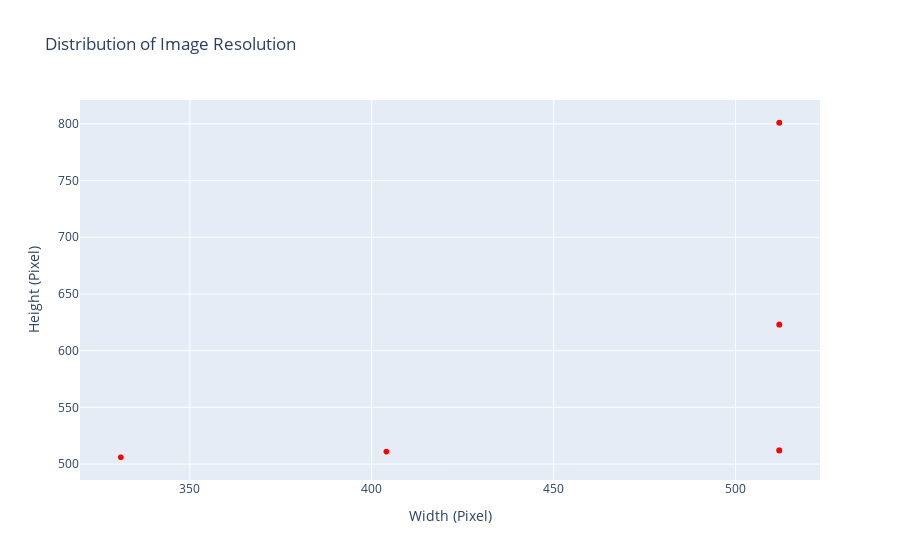

The cell this chart's notebook holds for it:
### Code cell
fig = px.scatter(x = resolutions[:,0], y = resolutions[:,1], title = "Distribution of Image Resolution")
fig.update_layout(
    xaxis_title = "Width (Pixel)",
    yaxis_title = "Height (Pixel)",
    showlegend = False,
    hovermode = "closest"
)
fig.update_traces(marker = dict(color="red"))
fig.show()

### Figure 1 — Plotly figure (JSON) as saved in the notebook; plotly's stock layout.template omitted (floating-point values rounded to 4 significant figures; data arrays with more than 128 entries replaced by an {"elided": "..."} marker saying what was removed)
{"data": [{"hovertemplate": "x=%{x}<br>y=%{y}<extra></extra>", "legendgroup": "", "marker": {"color": "red", "symbol": "circle"}, "mode": "markers", "name": "", "showlegend": false, "type": "scattergl", "x": {"elided": "1097 int values"}, "xaxis": "x", "y": {"elided": "1097 int values"}, "yaxis": "y"}], "layout": {"hovermode": "closest", "legend": {"tracegroupgap": 0}, "showlegend": false, "title": {"text": "Distribution of Image Resolution"}, "xaxis": {"anchor": "y", "domain": [0, 1], "title": {"text": "Width (Pixel)"}}, "yaxis": {"anchor": "x", "domain": [0, 1], "title": {"text": "Height (Pixel)"}}}}
